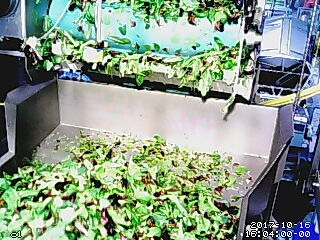
#> input picture scripts/comparison_scripts/testBase.jpg, 320 x 240 px, given in place of lel, which was not available
$ python findContaminantsV2.py --video ../comparison_scripts/testBase.jpg
#> lines starting #> are read from the running program, lines starting #| are printed output that depends on the picture; after the words box and inside, x2 and y2 are one past the last pixel; in counts of white or black regions, pixels touching at a corner belong together; pictures that were not available may be replaced by others from this repository, and a replacement may not be noted
#> in main, bMask is the input picture: shape (240, 320, 3); mean B, G, R 135.7, 152.6, 135.4
#!/usr/env/bin python3

"""
" File:     findContaminantsV2.py
" Date:     05-21-2018
"""

import os
import cv2
import random ##!!For now
#import fnmatch
import argparse
import numpy as np
import tkinter as tk
from matplotlib import pyplot as plt
from PIL import Image


def parseArguments():
    """
    Parses all terminal arguments needed and returns them in a dictionary
    """

    parser = argparse.ArgumentParser(description='Contaminant Detection')

    parser.add_argument('-v', '--video', required=True,
                        help="Path to video.")
    parser.add_argument('-o', '--directory', required=False, default="ContaminantOutput",
                        help="Path to directory where output images created should be stored.")
    parser.add_argument('-b', '--bMask', required=False, default=None,
                        help="Path to background mask (image).")
    parser.add_argument('-l', '--long', required=False, default=False, action='store_true',
                        help="Long mode shows masking of every frame as it goes.")

    args = vars(parser.parse_args())

    videoP = args['video']
    outputDir = args['directory']
    backgroundMask = args['bMask']
    longFlag = args['long']
    return videoP, outputDir, backgroundMask, longFlag

# [45 lines left out: functions resizeWindows, processDisplay, not called in this run]

def maskBackground(bMask, frame):
    """
    Applies BMASK (Background Mask) to specified FRAME
    """
    return cv2.bitwise_and(bMask, frame)

def maskGreen(frame):
    """
    Returns the result of masking the color green on FRAME, as well
    as the inverse (Everything but green)
    """
    hsv = cv2.cvtColor(frame, cv2.COLOR_BGR2HSV)
#> hsv: shape (240, 320, 3); mean H, S, V 68.6, 78.2, 160.7

    #green boundaries in HSV
    lower_bound = np.array([35, 5, 5])
    upper_bound = np.array([79, 255, 255])

    #Greens only
    mask = cv2.inRange(hsv, lower_bound, upper_bound)
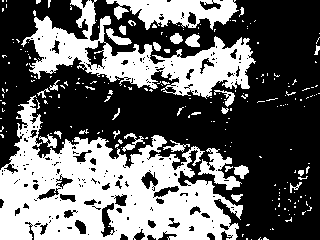
#> mask: shape (240, 320); 40% white; 229 white regions (198 under 20 px), largest, box (x1, y1, x2, y2) and area: (0, 95, 243, 240) 17438, (21, 0, 256, 99) 7735, (106, 0, 239, 30) 2335
    greens = cv2.bitwise_and(frame, frame, mask = mask)
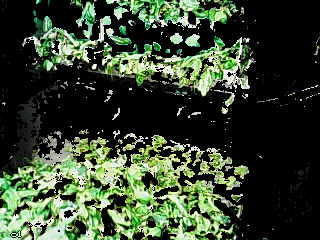
#> greens: shape (240, 320, 3); mean B, G, R 47.4, 67.6, 54.4

    #Inverted mask
    mask2 = cv2.bitwise_not(mask)
    non_greens = cv2.bitwise_and(frame, frame, mask = mask2)
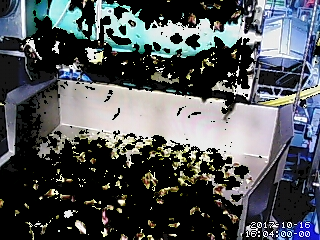
#> non_greens: shape (240, 320, 3); mean B, G, R 88.3, 85, 80.9

    return greens, non_greens

def createOutputDirectory(directoryPath):
    """
    Create directory at DIRECTORYPATH if it doesn't exist already
    """
    if not os.path.exists(directoryPath):
        os.makedirs(directoryPath)

def createBackgroundMask():
    """
    !!TEMPORARY FUNCTION
    If a mask is not passed a mask should be created, for now a mask
    should ***ALWAYS BE PASSED*** otherwise, may god have mercy on you!
    """
    print("Need to create Mask")
    return "lel"

def dummyColorPalette(frame):
    """
    !!TEMPORARY FUNCTION
    Should return image with fixed color palette
    """
    return frame

def applyThresholding(frame):

    image = Image.fromarray(frame)
    # Save image using PIL due to previous errors with adaptiveThreshold only working with imread
    image.save("temp.jpg")

    # Apply Gaussian Thresholding to image
    imgBeforeThresh = cv2.imread("temp.jpg",0)
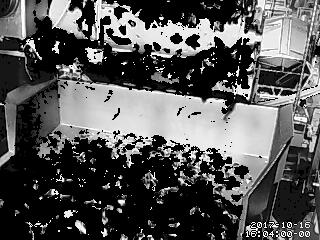
#> imgBeforeThresh: shape (240, 320); min 0, max 255, mean 86.5
    imgBeforeThresh = cv2.medianBlur(imgBeforeThresh,5)
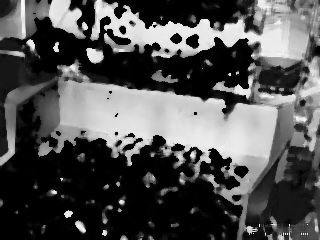
#> imgBeforeThresh: shape (240, 320); min 0, max 251, mean 81.8
    imgGauss = cv2.adaptiveThreshold(imgBeforeThresh,255,cv2.ADAPTIVE_THRESH_GAUSSIAN_C,\
                cv2.THRESH_BINARY,11,2)
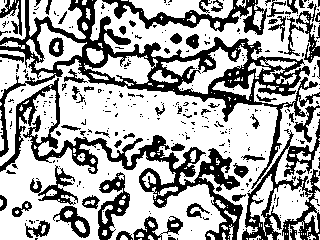
#> imgGauss: shape (240, 320); 65.2% white; 347 black regions (285 under 20 px), largest, box (x1, y1, x2, y2) and area: (0, 0, 320, 189) 8864, (0, 78, 243, 240) 5715, (242, 119, 320, 240) 2669

    return imgGauss

def findContaminant(frame):
    """
    Takes FRAME argument, and returns
    image highlighting contaminants, and boolean if contaminant found
    """

    thresh = applyThresholding(frame)

    # Convert thresh array into image for use with PIL libraries
    image = Image.fromarray(thresh)

    #getcolors() gets a list of rgb in an image. return a list of (count, pixel)
    colors = image.convert('RGB').getcolors(100000)
#> colors = [(50062, (255, 255, 255)), (26738, (0, 0, 0))]

    sortedColors = sorted(colors)
#> sortedColors = [(26738, (0, 0, 0)), (50062, (255, 255, 255))]

    #Percent from the number of times a certain color pixel appears over all the pixels in an image
    totalPixels = 0
    whitePixels = 0
    for x in sortedColors:
        totalPixels = totalPixels + x[0]
        if(235 < x[1][0] and 235 < x[1][1] and 235 < x[1][2]):
            whitePixels = whitePixels + x[0]
#> this loop made 2 passes
#> (x, totalPixels, whitePixels) on pass 2: ((50062, (255, 255, 255)), 76800, 50062)
#> (x, totalPixels) on pass 1: ((26738, (0, 0, 0)), 26738)
#> after the loop, totalPixels = 76800; whitePixels = 50062

    percentOfWhite = (whitePixels / totalPixels) * 100
#> percentOfWhite = 65.18

    contaminantIsFound = False

    # If image has less than 99.40% white pixels, it's very likely to contain a contaminant.
    #  Note: This is based on testing images after masking green + background,
    #  where 99.45% is the lowest value found in images with no contaminants. Subject to change.
    if(percentOfWhite < 99.4):
        # Image is flagged as having a contaminant if it has less than 99.40% white pixels
        contaminantIsFound = True
        # # Print the percentage of white of the passing frames, for testing
        # print(percentOfWhite)

    return frame, contaminantIsFound

def getTimeStamp(capture):
    """
    Given CAPTURE object, returns string timestamp of current frame
    """
    timestamp = capture.get(cv2.CAP_PROP_POS_MSEC)/1000
    timestamp = round(timestamp, 2)
    timestamp = str(timestamp)

    return timestamp.replace('.', '_') + "_sec"

def main():

    #Arguments
    videoPath, outputDirPath, bckgdMaskPath, longFlag = parseArguments()
    if bckgdMaskPath == None:
        bckgdMaskPath = createBackgroundMask()

    #Initialize objects
    createOutputDirectory(outputDirPath)
    bMask = cv2.imread(bckgdMaskPath)
    videoCapture = cv2.VideoCapture(videoPath)

    if longFlag:
        resizeWindows()

    #Go trough every frame
    while True:
        ret, frame = videoCapture.read()

        #Video is over
        if ret == False:
            break

        #Mask the background
        backgroundStrip = maskBackground(bMask, frame)
        #Mask color green
        greensOnly, greenStrip = maskGreen(backgroundStrip)
        #!!Simplify color palette
        colorPalette = dummyColorPalette(greenStrip)
        #Identify large chunks of the same color
        contaminantImg, isFound = findContaminant(greenStrip)
#> isFound = True

        #If image is flagged, save img with timestamp
        if isFound:
            timestamp = getTimeStamp(videoCapture)
            cv2.imwrite(outputDirPath + '/' +  str(timestamp) + ".jpg", contaminantImg)


        #Display different masked frames
        if longFlag:
            processDisplay(frame, backgroundStrip, greenStrip, greensOnly)

            k = cv2.waitKey(1) & 0xff
            if k == 27:
                break

    videoCapture.release()
    cv2.destroyAllWindows()
    # Remove temporary image used for processing
    os.remove("temp.jpg")


if __name__ == '__main__':
    main()
